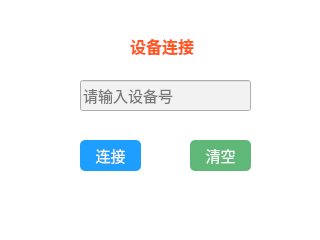
<?xml version="1.0" encoding="UTF-8"?>
<ui version="4.0">
 <class>dialog_connect</class>
 <widget class="QDialog" name="dialog_connect">
  <property name="geometry">
   <rect>
    <x>0</x>
    <y>0</y>
    <width>320</width>
    <height>240</height>
   </rect>
  </property>
  <property name="windowTitle">
   <string>设备连接</string>
  </property>
  <property name="styleSheet">
   <string notr="true">background-color:white;</string>
  </property>
  <widget class="QLineEdit" name="input_macId">
   <property name="geometry">
    <rect>
     <x>80</x>
     <y>80</y>
     <width>171</width>
     <height>31</height>
    </rect>
   </property>
   <property name="whatsThis">
    <string/>
   </property>
   <property name="styleSheet">
    <string notr="true">font-family:'微软雅黑';font-size:15px;background-color:#f2f2f2;</string>
   </property>
   <property name="inputMask">
    <string/>
   </property>
   <property name="placeholderText">
    <string>请输入设备号</string>
   </property>
  </widget>
  <widget class="QPushButton" name="btn_connect">
   <property name="geometry">
    <rect>
     <x>80</x>
     <y>140</y>
     <width>61</width>
     <height>31</height>
    </rect>
   </property>
   <property name="styleSheet">
    <string notr="true">border-radius:5px;font-family:'微软雅黑';font-size:15px;background-color:#1E9FFF;color:#f8f8f8</string>
   </property>
   <property name="text">
    <string>连接</string>
   </property>
  </widget>
  <widget class="QPushButton" name="btn_clear">
   <property name="geometry">
    <rect>
     <x>190</x>
     <y>140</y>
     <width>61</width>
     <height>31</height>
    </rect>
   </property>
   <property name="styleSheet">
    <string notr="true">border-radius:5px;font-family:'微软雅黑';font-size:15px;background-color:#5FB878;color:#f8f8f8</string>
   </property>
   <property name="text">
    <string>清空</string>
   </property>
  </widget>
  <widget class="QLabel" name="label">
   <property name="geometry">
    <rect>
     <x>130</x>
     <y>30</y>
     <width>71</width>
     <height>31</height>
    </rect>
   </property>
   <property name="font">
    <font>
     <family>微软雅黑</family>
     <pointsize>-1</pointsize>
     <weight>75</weight>
     <bold>true</bold>
    </font>
   </property>
   <property name="styleSheet">
    <string notr="true">font-weight:600;font-size:16px;font-family:'微软雅黑';color:#FF5722;</string>
   </property>
   <property name="text">
    <string>设备连接</string>
   </property>
  </widget>
 </widget>
 <resources/>
 <connections/>
</ui>
